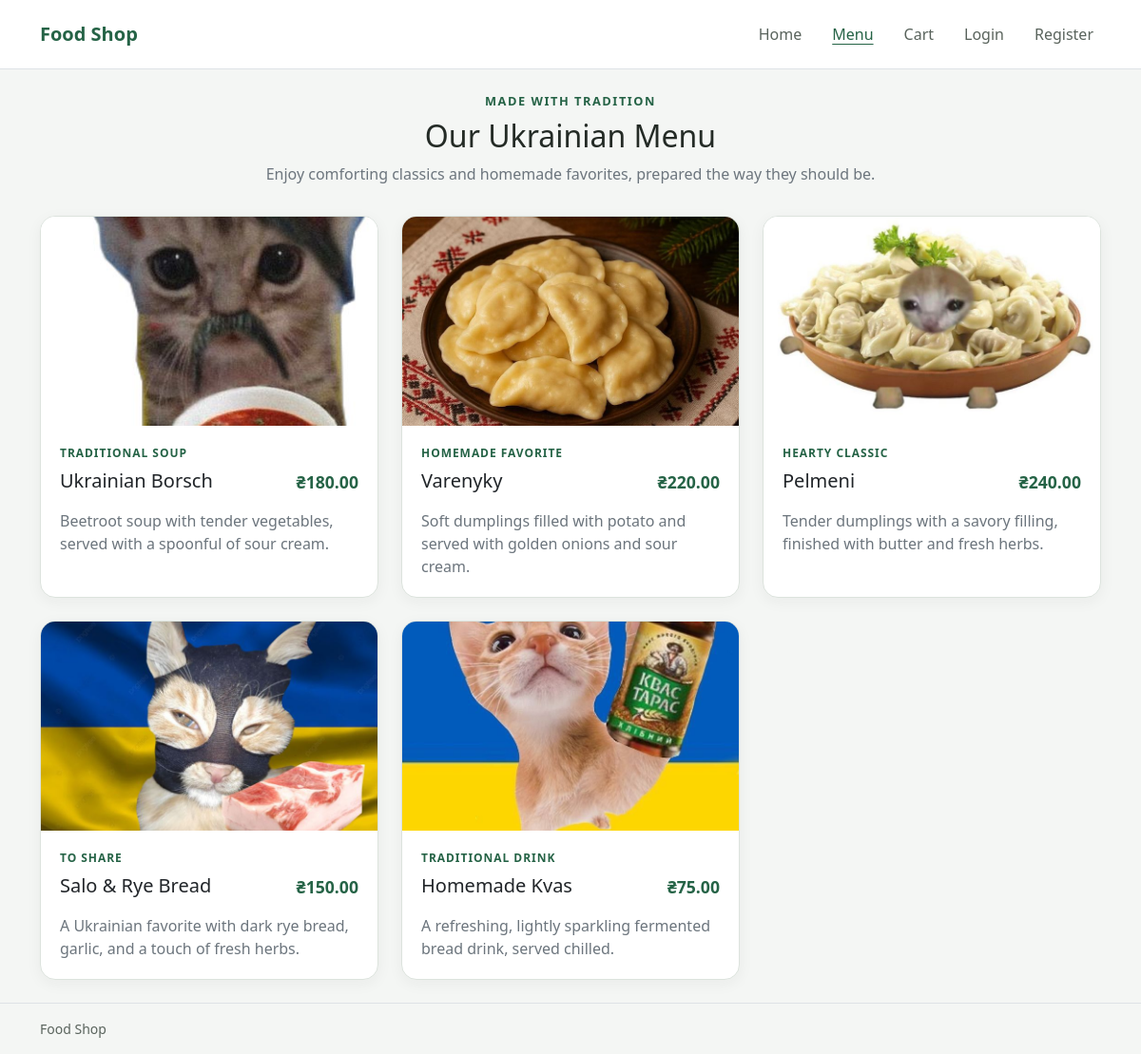
The page /menu on the database its author committed.
### database.py (models this page shows)
class Base(DeclarativeBase):
    pass

class Product(Base):
    __tablename__ = "products"
    orders: Mapped[list["Orders"]] = relationship("Orders", back_populates="product")
    id: Mapped[int] = mapped_column(primary_key=True)
    name: Mapped[str] = mapped_column(String(100))
    price: Mapped[Decimal] = mapped_column(Numeric(10, 2))
    category: Mapped[str] = mapped_column(String(100))
    description: Mapped[str] = mapped_column(String(500), default="")
    image: Mapped[str] = mapped_column(String(100), default="")

### main.py (the view)
@app.route('/menu')
def menu():
    with SessionLocal() as db:
        products = db.scalars(select(Product).order_by(Product.id)).all()
    return render_template('menu.html', products=products)

### main.py (called while the page is built, shortened)
@app.before_request
def load_user_and_validate_csrf():
    g.user = None
    user_id = session.get('user_id')
    if user_id is not None:
        with SessionLocal() as db:
            g.user = db.get(Users, user_id)
        if g.user is None:
            session.clear()

### templates/menu.html (shortened to what this page needs)
{% extends "base.html" %}
{% block content %}
<section aria-labelledby="menu-heading">
	<div class="menu-intro">
		<p class="menu-eyebrow mb-2">Made with tradition</p>
		<h1 id="menu-heading">Our Ukrainian Menu</h1>
		<p class="text-secondary mb-0">Enjoy comforting classics and homemade favorites, prepared the way they should be.</p>
	</div>
	<div class="row g-4">
		{% for product in products %}
		<div class="col-12 col-sm-6 col-lg-4">
			<a class="menu-card-link" href="{{ url_for('position', name=product.name) }}">
			<article class="card menu-card">
				{% if product.image %}
				<img src="{{ url_for('static', filename=product.image) }}" class="card-img-top" alt="{{ product.name }}">
				{% endif %}
				<div class="card-body">
					<span class="menu-category">{{ product.category }}</span>
					<div class="d-flex justify-content-between align-items-start gap-3 mt-2">
						<h2 class="h5 mb-0">{{ product.name }}</h2>
						<span class="menu-price">₴{{ "%.2f"|format(product.price) }}</span>
					</div>
					<p class="text-secondary mt-3 mb-0">{{ product.description }}</p>
				</div>
			</article>
			</a>
		</div>
		{% else %}
		<div class="col-12">
			<p class="text-center text-secondary">There are no menu items yet.</p>
		</div>
		{% endfor %}
	</div>
</section>
{% endblock %}

### templates/base.html (style rules this page uses)
:root { --background: #f4f6f4; --surface: #ffffff; --text: #242b26; --muted: #59635c; --accent: #256346; --border: #dce3dd; }
body { background: var(--background); color: var(--text); font-family: "Segoe UI", sans-serif; }
h1 { margin-top: 0; font-size: 2rem; }

### templates/menu.html (style rules this page uses)
.menu-intro { max-width: 680px; margin: 0 auto 2rem; text-align: center; }
.menu-eyebrow { color: var(--accent); font-size: 0.8rem; font-weight: 700; letter-spacing: 0.12em; text-transform: uppercase; }
.menu-card { height: 100%; overflow: hidden; border: 1px solid var(--border); border-radius: 1rem; background: var(--surface); box-shadow: 0 0.25rem 1rem rgb(36 43 38 / 5%); transition: transform 0.15s ease, box-shadow 0.15s ease; }
.menu-card-link { display: block; height: 100%; border-radius: 1rem; color: inherit; text-decoration: none; }
.menu-card img { width: 100%; height: 220px; object-fit: cover; }
.menu-card .card-body { display: flex; flex-direction: column; padding: 1.25rem; }
.menu-category { color: var(--accent); font-size: 0.75rem; font-weight: 700; letter-spacing: 0.08em; text-transform: uppercase; }
.menu-price { color: var(--accent); font-size: 1.1rem; font-weight: 700; white-space: nowrap; }

### rows shown on the page
Product: image (picture), category "TRADITIONAL SOUP", name "Ukrainian Borsch", price "180.00", description "Beetroot soup with tender vegetables, served with a spoonful of sour cream."
Product: image (picture), category "HOMEMADE FAVORITE", name "Varenyky", price "220.00", description "Soft dumplings filled with potato and served with golden onions and sour cream."
Product: image (picture), category "HEARTY CLASSIC", name "Pelmeni", price "240.00", description "Tender dumplings with a savory filling, finished with butter and fresh herbs."
Product: image (picture), category "TO SHARE", name "Salo & Rye Bread", price "150.00", description "A Ukrainian favorite with dark rye bread, garlic, and a touch of fresh herbs."
Product: image (picture), category "TRADITIONAL DRINK", name "Homemade Kvas", price "75.00", description "A refreshing, lightly sparkling fermented bread drink, served chilled."
